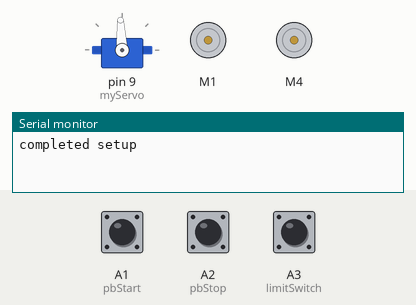
Bench run of a sketch on a simulated Arduino Uno, built with avr-gcc and run on an emulated ATmega328P. On the bench: servo, 2 × DC motor (green arrow = forward, orange = backward, longer = faster), the last lines printed to the serial monitor. Inputs (shaded band) come from the test bench; at power-on: A1 (pbStart) HIGH, A3 (limitSwitch) HIGH, A2 (pbStop) HIGH.

Above: at 1.2 s.
1.3 s: A1 (pbStart) pulled LOW for 0.15 s
At 3.3 s:
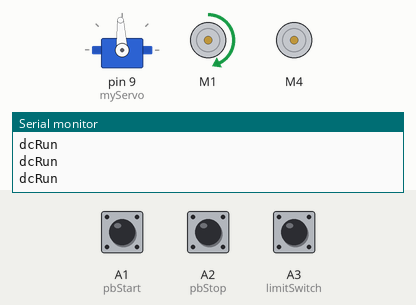
3.8 s: A3 (limitSwitch) pulled LOW for 0.15 s
At 5.2 s:
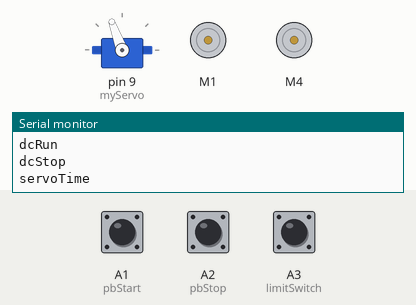
At 24.1 s:
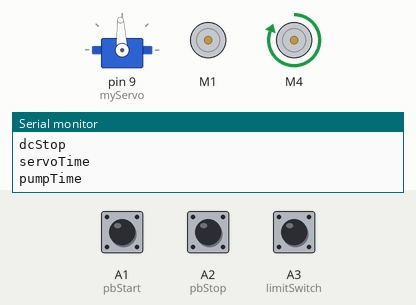
Timing chart, 0 to 24.4 s (numbered marks = the images above; inputs shaded):
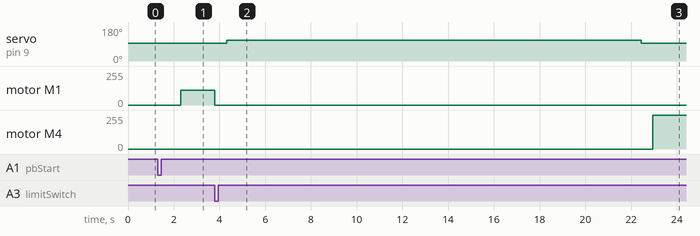

Measured:
- after the input at 1.3 s, motor M1: stopped → forward 110/255 after 1.0 s
- after the input at 3.8 s, servo on pin 9 (myServo): 93° → 110° after 0.51 s instead of 8.3 s; motor M1: forward 110/255 → stopped after 0.00 s instead of 7.8 s; motor M4: stopped → forward 255/255 after 19.1 s

The sketch:

final_code.ino
```cpp
//Fully functional code for group 54's AFD


//add libraries
#include <AFMotor.h>
#include <Servo.h>

//setup buttons
#define pbStart A1
#define pbStop A2
#define limitSwitch A3

//set button states
bool pbStartState = HIGH;
bool pbStopState = HIGH;
bool limitSwitchState = HIGH;
bool startProgram = false;


//define DCmotor and base speed
AF_DCMotor DCmotor(1);
const int DCSpeed = 110;

//setup servo - we are using a continious servo FS90
#define myServo_PIN_SIG	2
Servo myServo;
int STOP = 93; //stop speed for continious servo

//setup water pump
AF_DCMotor pump(4);


//declare array to hold the amount of time to dispense
const unsigned long ST[5] = {18000, 18000, 36000, 18000, 18000};             //servo time 18000ms/g         mass (g) * rate = ms  //final task 1g, 1g, 2g, 1g, 1g
const unsigned long WT[5] = {21367, 21367, 21367, 21367, 21367};            //water time 0.000936ml/ms     vol (ml) / rate = ms  //20mL in each

int count = 0; //for each test tube count
int lengthDelay = 10; //universal delay length


//---------------
//Functions

//Timing Code
//servo run for this amount of time
void servoTime(long x){
  Serial.print("servoTime\n");

  for(long i=0; i < x; i += lengthDelay){
    pbStopState = digitalRead(pbStop); //get button state each time

    if(pbStopState == LOW){ //emergency switch check
      emergencyStop();
    }
    else{
    myServo.write(110); // run servo
    delay(lengthDelay);
    }
  }
  myServo.write(STOP); //stop when time done
}

//DCMotor run for this amount of time
void dcTime(long x){
  Serial.print("dcTime\n");
  DCmotor.run(FORWARD); //start with motor run


  for(long i=0; i < x; i += lengthDelay){
  pbStopState = digitalRead(pbStop); //check button states
  limitSwitchState = digitalRead(limitSwitch);


    if(pbStopState == LOW){
      emergencyStop();
    }
    else if(limitSwitchState == LOW){ //once testube hit limit switch stop motor, exit loop
      DCmotor.run(RELEASE);
      Serial.print("dcStop\n");

      return;
    }
    else{
    Serial.print("dcRun\n");

    DCmotor.run(FORWARD);

    }
  }
  DCmotor.run(RELEASE);
}

//Water Pump run for this amount of time
void pumpTime(long x){
  //run pump for given time unless emergency stopped
  Serial.print("pumpTime\n");

  for(long i=0; i < x; i += lengthDelay){
    pbStopState = digitalRead(pbStop);

    if(pbStopState == LOW){
      emergencyStop();
    }
    else{
    pump.setSpeed(255);
    pump.run(FORWARD);
    delay(lengthDelay);
    }
  }
  pump.run(RELEASE);
}


//Emergency Stop code
void emergencyStop(){
  while(1<2){
    if (pbStopState==LOW){
      DCmotor.run(RELEASE); //stop DC
      myServo.write(STOP); //stop servo
      pump.run(RELEASE);  //stop water pump
      Serial.print("emergency stop hit\n");

    }

    for(;;){ //endless loop to stop
      DCmotor.run(RELEASE); //stop DC
      myServo.write(STOP); //stop servo
      pump.run(RELEASE);  //stop water pump
    }
    return;
  }
}

//

void setup() {
  // Start serial monitor
    Serial.begin(9600);

  pinMode(pbStart, INPUT_PULLUP);
  pinMode(pbStop, INPUT_PULLUP);
  pinMode(limitSwitch, INPUT_PULLUP);
  myServo.attach(9); // attach the servo
  myServo.write(STOP); //stop servo
  DCmotor.setSpeed(DCSpeed);
  DCmotor.run(RELEASE); // stop DC motor
  pump.run(RELEASE); //stop water pump

  Serial.print("completed setup\n");


}

void loop() {

  //Serial.print("looping\n");
  //get button states
  pbStartState = digitalRead(pbStart);
  pbStopState = digitalRead(pbStop);
  limitSwitchState = digitalRead(limitSwitch);


 if(pbStopState==LOW){
    emergencyStop();
 }
 else if(pbStartState == LOW){
    startProgram = true; // set flag to be able to start program
    Serial.print("Starting program\n");
    delay(1000); //delay program from start button
 }
 else if (count < 5 && startProgram == true){
    Serial.print(count);
    Serial.print("running\n");


    dcTime(15000); //run the motor, it goes off limit switch to stop but otherwise will stop in default 15seconds
    delay(500); //small delay between actions
    servoTime(ST[count]); //servo code based on array position for test tube position
    delay(500);
    pumpTime(WT[count]);
    delay(500);

    count++; //increse test tube count
 }
}
```
